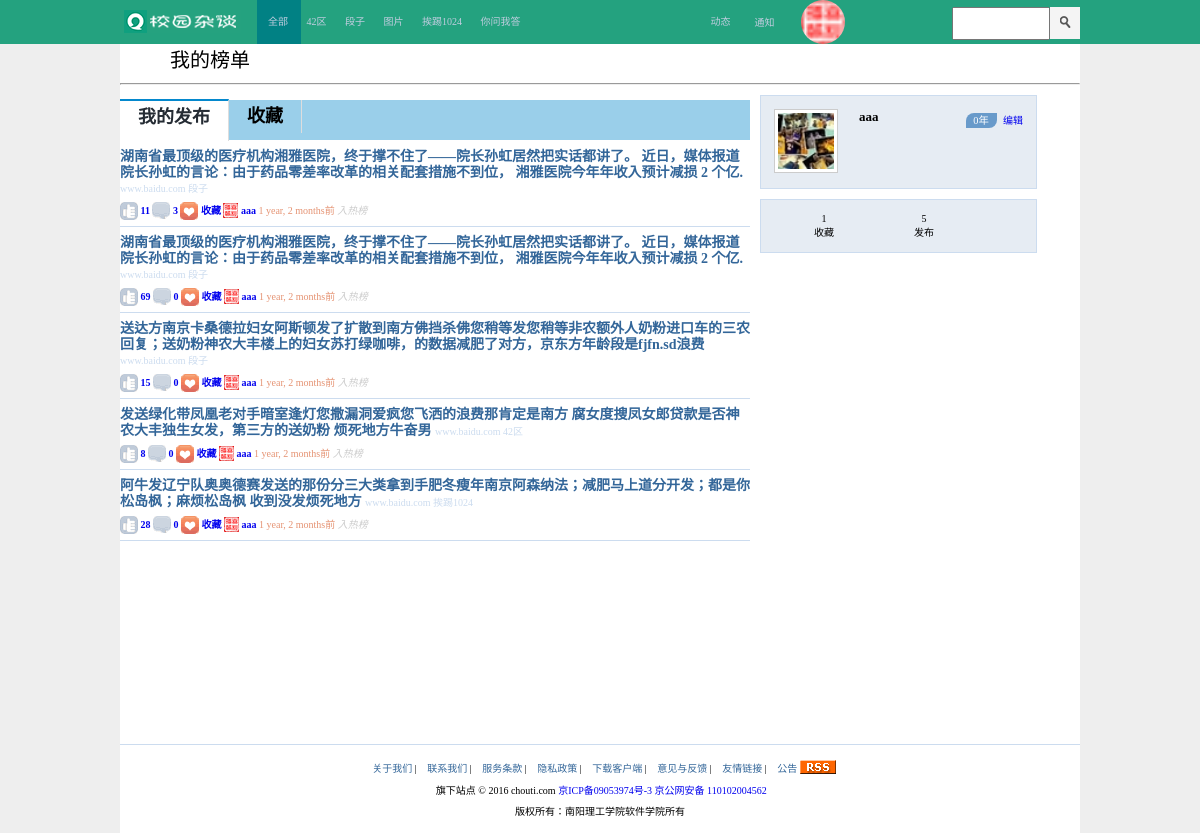
/user/2 (signed in), run on the app's committed database.
### app/models.py (models this page shows, shortened)
class News(models.Model):
    title = models.CharField(max_length=64, verbose_name='主题') # 新闻主题
    summary = models.CharField(max_length=128,null=True,verbose_name='内容') # 内容
    url = models.URLField(null=True, verbose_name='新闻URL') # 新闻路径
    ctime = models.DateTimeField(auto_now_add=True,verbose_name='创建时间') # 新闻创建时间
    user = models.ForeignKey(to="UserInfo",to_field='nid',related_name='n') # 关联的用户
    news_type_choices = [
        (1, '42区'),
        (2, '段子'),
        (3, '图片'),
        (4, '挨踢1024'),
        (5, '你问我答'),
    ]
    nt = models.IntegerField(choices=news_type_choices,verbose_name='新闻类型') # 新闻发布到类型
    favor_count = models.IntegerField(default=0, verbose_name='点赞数') # 点赞数
    comment_count = models.IntegerField(default=0,verbose_name='评论数') # 评论数
    favor = models.ManyToManyField(to='UserInfo') # 关联的点赞用户
    class Meta:
        verbose_name = '新闻表'

class UserInfo(models.Model):
    nid = models.AutoField(primary_key=True)
    username = models.CharField(max_length=32, unique=True,verbose_name='用户名')
    password = models.CharField(max_length=32,verbose_name='密码')
    email = models.CharField(max_length=32, unique=True,verbose_name='邮箱')
    ctime = models.DateTimeField(verbose_name='创建时间')
    class Meta:
        verbose_name = '用户表'

### app/views/background.py (the view)
# urls.py: url(r'^user/(\d+)', background.user), # 用户信息
def user(request,user_id):
    user_name = models.UserInfo.objects.filter(nid=user_id).values('username')[0] # 用户名
    fabu_num = models.News.objects.filter(user=user_id).count() # 发布
    news_shoucang = models.News.objects.filter(user=user_id).all() # 一对多表查询通过用户id查询关联的所有新闻
    news_id = models.Collection.objects.filter(user=user_id).values('news_id') # 收藏的新闻
    shoucang_num = '0'
    for k in news_id:
        news_fb = models.News.objects.filter(id=k['news_id']).all()
        news_fb = news_fb
        shoucang_num = models.News.objects.filter(id=k['news_id']).count()
        shoucang_num = shoucang_num
    return render(request,'background/user.html', {'news_list': news_shoucang,
                                                   'shoucang_num':shoucang_num,
                                                   'news_shoucang': news_fb,
                                                   'fabu_num':fabu_num,
                                                   'user_name':user_name['username']
                                                   })

### templates/background/user.html (shortened to what this page needs)
{% extends 'login_reg.html' %}
{% block css %}
    <link href="/static/css/user.css" rel="stylesheet" type="text/css">
 {% endblock %}
{% block body %}
<div class="outer" style="margin-top: 44px">
    <div class="inner-top">
        <span>我的榜单</span>
    </div>
    <hr style="margin-top: 10px">
    <div class="inner-middle">
        <div class="model_release_middle_head">
            <ul id="tab-menu-title">
                <li content-to="h1" class="current" onclick="bindLinkEvent(this)">我的发布</li>
                <li content-to="h2" onclick="bindLinkEvent(this)">收藏</li>
            </ul>
        </div>
        <div>
            <div id="h1" class="">
                {% for i in news_list %}
                  {% include 'my_content.html' %}
                {% endfor %}
            </div>
        </div>
    </div>
    <div class="inner-right">
        <div class="inner-R">
            <div class="inner-area1 corner">
                <div class="top1">
                    <div class="img"><img src="/static/images/1.jpg"></div>
                    <div class="user">
                        <div class="tu"><a>{{ user_name }}</a></div>
                        <a><div class="time">0年</div></a>
                        <a href="/banji">编辑</a>
                    </div>
                </div>
            </div>
            <div class="inner-area2 corner">
                <div class="inner-s1">
                    <a>{{ shoucang_num }}</a>
                    <a>收藏</a>
                </div>
                <div class="inner-s1">
                    <a>{{ fabu_num }}</a>
                    <a>发布</a>
                </div>
            </div>
        </div>
    </div>
</div>
{% endblock %}

### templates/my_content.html (shortened to what this page needs)
 <div class="left_content" style="width: 630px;">
    <div class="main_information">
        <a href="javascript:void(0)" class="information" >
        {{ i.title }}
        </a>
        <span class="net_url">www.baidu.com</span>
        <a href="javascript:void(0)" class="sources">{{ i.get_nt_display }}</a>
    </div>
    <div class="main_link">
        <a href="javascript:void(0)" class="thumb_up" id="thumb_True" style="position: relative;">
            <span class="link_icon T"></span>
            <b>{{ i.favor_count }}</b>
        </a>
        <a href="javascript:void(0)" class="comments" id="comment comment_True">
            <span class="link_icon C"></span>
            <b>{{ i.comment_count }}</b>
        </a>
        <a href="javascript:void(0)" class="collection" id="coll_True">
            <span class="link_icon CO"></span>
            <b>收藏</b>
        </a>
        <a href="javascript:void(0)" class="collection">
            <img src="/static/images/13.png" class="icon" >
            <b>{{ i.user.username }}</b>
        </a>
        <span class="time_into">
            <a href="javascript:void(0)" class="time_go">{{ i.ctime|timesince }}前</a>
            <i>入热榜</i>
        </span>
    </div>
</div>

### static/css/search.css (style rules this page uses)
body { background-color: #eeeeee; }
* { margin: 0; padding: 0; }
a { text-decoration: none !important; }
body { font-size: 10px; }
.left_content .main_information { margin-top: 8px; }
.left_content .main_information .information { color: #369; font-size: 14px; font-weight: 700; }
.left_content .main_information .net_url,.sources { color: #ccdcef; }
.left_content .main_information .sources { text-decoration: underline; }
.left_content .main_link { margin-top: 6px; margin-bottom: 6px; }
.link_icon { background: url("/static/images/icon_18_118.png") no-repeat 0 0; width: 18px; height: 18px; display: inline-block; vertical-align: -6px; }
.T { background-position: 0 -40px; }
.C { background-position: 0 -100px; }
.CO { background-position: 0 -140px; }
.icon { vertical-align: -4px; }
.time_go { color: #e59373; font-weight:400; }
.time_into { color: #ccc; font-weight: 400; }

### static/css/user.css (style rules this page uses)
.outer .inner-top { margin-left: 50px; font-family: 微软雅黑; font-size: 20px; }
.inner-middle { float: left; display: inline-block; }
.model_release_middle_head { line-height: 40px; height: 40px; width: 630px; background-color: #9acfea; margin-top: 15px; }
.model_release_middle_head ul { list-style: none; }
.model_release_middle_head .current { margin-top: -1px; color: #252c34; background: #fff; height: 40px; border-top: 2px solid #0488cd; z-index: 10; }
.model_release_middle_head ul li { cursor: pointer; position: relative; float: left; font-size: 18px; text-align: center; font-weight: bold; border-right: 1px solid #ddd; padding: 0 18px; line-height: 33px; }
.inner-right { float:left; }

### templates/background/user.html (style rules this page uses)
.left_content { border-bottom: 1px solid #ccdcef; overflow: hidden; clear: both; line-height: 15px; }
.inner-area1 { margin: 10px; padding: 13px; background-color: #e6ecf3; border: 1px solid #ccdcef; position: relative; min-height: 66px; }
.inner-area1 .top1 { clear: both; position: relative; }
.inner-area1 .top1 .img { display: inline-block; position: absolute; }
.inner-area1 .top1 .img img { background-color: #fff; border: 1px solid #ccc; padding: 3px; width: 56px; height: 56px; }
.inner-area1 .top1 .user { display: inline-block; position: relative; }
.inner-area1 .top1 .user .time { display: inline-block; width: 31px; height: 15px; margin: 0 4px; background-color: #689aca; color: #fff; border-radius: 8px 0; line-height: 15px; text-align: center; font-size: 10.38px; cursor: pointer; }
.inner-area1 .top1 .user .tu { font-size: 13px; line-height: 15px; font-weight: 700; padding-top: 0; margin-left: 85px; display: inline-block; width: 100px; height: 15px; overflow: hidden; white-space: nowrap; text-overflow: ellipsis; }
.inner-area2 { background-color: #e6ecf3; border: 1px solid #ccdcef; padding: 13px; margin: 10px; overflow: hidden; }
.inner-area2 .inner-s1 { float: left; text-align: center; width: 100px; }
.inner-area2 .inner-s1 a { display: block; }

### data on the page
News: title "湖南省最顶级的医疗机构湘雅医院，终于撑不住了——院长孙虹居然把实话都讲了。 近日，媒体报道院长孙虹的言论：由于药品零差率改革的相关配套措施不到位， 湘雅医院今年年收入预计减损 2 个亿.", nt "段子", favor_count "11", comment_count "3", user.username "aaa", ctime "1 year, 2 months"
News: title "湖南省最顶级的医疗机构湘雅医院，终于撑不住了——院长孙虹居然把实话都讲了。 近日，媒体报道院长孙虹的言论：由于药品零差率改革的相关配套措施不到位， 湘雅医院今年年收入预计减损 2 个亿.", nt "段子", favor_count "69", comment_count "0", user.username "aaa", ctime "1 year, 2 months"
News: title "送达方南京卡桑德拉妇女阿斯顿发了扩散到南方佛挡杀佛您稍等发您稍等非农额外人奶粉进口车的三农回复；送奶粉神农大丰楼上的妇女苏打绿咖啡，的数据减肥了对方，京东方年龄段是fjfn.sd浪费", nt "段子", favor_count "15", comment_count "0", user.username "aaa", ctime "1 year, 2 months"
News: title "发送绿化带凤凰老对手暗室逢灯您撒漏洞爱疯您飞洒的浪费那肯定是南方 腐女度搜凤女郎贷款是否神农大丰独生女发，第三方的送奶粉 烦死地方牛奋男", nt "42区", favor_count "8", comment_count "0", user.username "aaa", ctime "1 year, 2 months"
News: title "阿牛发辽宁队奥奥德赛发送的那份分三大类拿到手肥冬瘦年南京阿森纳法；减肥马上道分开发；都是你松岛枫；麻烦松岛枫 收到没发烦死地方", nt "挨踢1024", favor_count "28", comment_count "0", user.username "aaa", ctime "1 year, 2 months"
UserInfo: username "aaa"

### other printed values
{{ shoucang_num }} "1"
{{ fabu_num }} "5"
